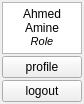
     <widget class="QWidget" name="profile_section" native="true">
      <property name="sizePolicy">
       <sizepolicy hsizetype="Maximum" vsizetype="Maximum">
        <horstretch>0</horstretch>
        <verstretch>0</verstretch>
       </sizepolicy>
      </property>
      <property name="minimumSize">
       <size>
        <width>0</width>
        <height>0</height>
       </size>
      </property>
      <property name="maximumSize">
       <size>
        <width>0</width>
        <height>0</height>
       </size>
      </property>
      <layout class="QVBoxLayout" name="verticalLayout_13">
       <property name="spacing">
        <number>2</number>
       </property>
       <property name="leftMargin">
        <number>2</number>
       </property>
       <property name="topMargin">
        <number>2</number>
       </property>
       <property name="rightMargin">
        <number>2</number>
       </property>
       <property name="bottomMargin">
        <number>2</number>
       </property>
       <item>
        <widget class="QTextBrowser" name="nom_role">
         <property name="sizePolicy">
          <sizepolicy hsizetype="Expanding" vsizetype="Fixed">
           <horstretch>0</horstretch>
           <verstretch>0</verstretch>
          </sizepolicy>
         </property>
         <property name="styleSheet">
          <string notr="true">max-height:50px;</string>
         </property>
         <property name="html">
          <string>&lt;!DOCTYPE HTML PUBLIC &quot;-//W3C//DTD HTML 4.0//EN&quot; &quot;http://www.w3.org/TR/REC-html40/strict.dtd&quot;&gt;
&lt;html&gt;&lt;head&gt;&lt;meta name=&quot;qrichtext&quot; content=&quot;1&quot; /&gt;&lt;meta charset=&quot;utf-8&quot; /&gt;&lt;style type=&quot;text/css&quot;&gt;
p, li { white-space: pre-wrap; }
hr { height: 1px; border-width: 0; }
li.unchecked::marker { content: &quot;\2610&quot;; }
li.checked::marker { content: &quot;\2612&quot;; }
&lt;/style&gt;&lt;/head&gt;&lt;body style=&quot; font-family:'Segoe UI'; font-size:9pt; font-weight:400; font-style:normal;&quot;&gt;
&lt;p align=&quot;center&quot; style=&quot; margin-top:0px; margin-bottom:0px; margin-left:0px; margin-right:0px; -qt-block-indent:0; text-indent:0px;&quot;&gt;Ahmed Amine&lt;/p&gt;
&lt;p align=&quot;center&quot; style=&quot; margin-top:0px; margin-bottom:0px; margin-left:0px; margin-right:0px; -qt-block-indent:0; text-indent:0px;&quot;&gt;&lt;span style=&quot; font-size:8pt; font-style:italic;&quot;&gt;Role&lt;/span&gt;&lt;/p&gt;&lt;/body&gt;&lt;/html&gt;</string>
         </property>
        </widget>
       </item>
       <item>
        <widget class="QPushButton" name="settings_btn">
         <property name="text">
          <string>profile</string>
         </property>
        </widget>
       </item>
       <item>
        <widget class="QPushButton" name="logout_btn">
         <property name="text">
          <string>logout</string>
         </property>
        </widget>
       </item>
      </layout>
     </widget>
